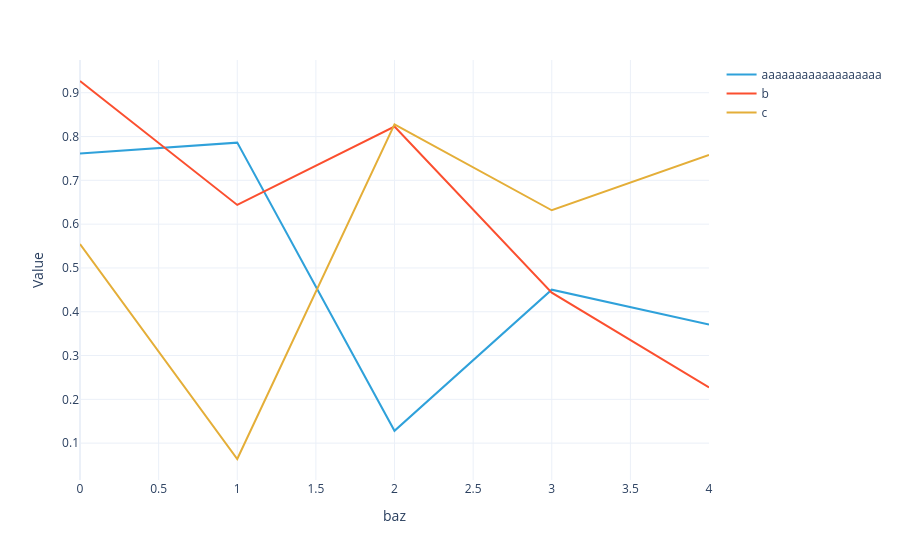

This figure's notebook cell:
### Code cell
#|hide
plotly_dataarray(U3.array)

### Figure 1 — Plotly figure (JSON) as saved in the notebook; plotly's stock layout.template omitted (floating-point values rounded to 4 significant figures)
{"data": [{"hovertemplate": "foo=aaaaaaaaaaaaaaaaaa<br>baz=%{x}<br>Value=%{y}<extra></extra>", "legendgroup": "aaaaaaaaaaaaaaaaaa", "line": {"color": "#2fa1da", "dash": "solid"}, "marker": {"symbol": "circle"}, "mode": "lines", "name": "aaaaaaaaaaaaaaaaaa", "orientation": "v", "showlegend": true, "type": "scatter", "x": [0, 1, 2, 3, 4], "xaxis": "x", "y": [0.7611, 0.7861, 0.1281, 0.4504, 0.3708], "yaxis": "y"}, {"hovertemplate": "foo=b<br>baz=%{x}<br>Value=%{y}<extra></extra>", "legendgroup": "b", "line": {"color": "#fb4f2f", "dash": "solid"}, "marker": {"symbol": "circle"}, "mode": "lines", "name": "b", "orientation": "v", "showlegend": true, "type": "scatter", "x": [0, 1, 2, 3, 4], "xaxis": "x", "y": [0.9268, 0.6439, 0.8228, 0.4434, 0.2272], "yaxis": "y"}, {"hovertemplate": "foo=c<br>baz=%{x}<br>Value=%{y}<extra></extra>", "legendgroup": "c", "line": {"color": "#e4ae38", "dash": "solid"}, "marker": {"symbol": "circle"}, "mode": "lines", "name": "c", "orientation": "v", "showlegend": true, "type": "scatter", "x": [0, 1, 2, 3, 4], "xaxis": "x", "y": [0.5546, 0.06382, 0.8276, 0.6317, 0.7581], "yaxis": "y"}], "layout": {"legend": {"title": {}, "tracegroupgap": 0}, "margin": {"t": 60}, "xaxis": {"anchor": "y", "domain": [0, 1], "title": {"text": "baz"}}, "yaxis": {"anchor": "x", "domain": [0, 1], "title": {"text": "Value"}}}}
